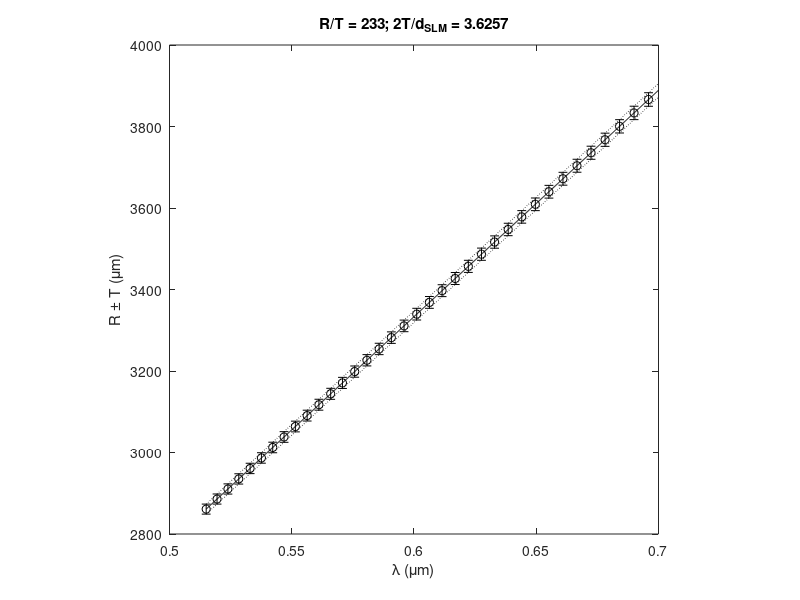

Recreate this plot in MATLAB. (Note: this script raises an error after producing the figure.)
clear all
% close all

xaxistype = 0; %0 = lambda; 1 = freq

%% Parameters of NOPA at Imperial College
% lambda = linspace(1250,1350,1000)*1e-6; %[mm] wavelength)
% d_DG = 27e-3; %[mm] period of grating
% f1 = 75; %[mm] lens focal length
% w0 = 5; %[mm] beam waist

%% Parameters of Yb at INESC MN
%option1
lambda = linspace(1026,1034,100)*1e-6; %[mm] wavelength)
d_DG = 9e-3; %[mm] period of grating
f1 = 35; %[mm] lens focal length
w0 = 10; %[mm] beam waist

%% Parameters of Yb at INESC MN
%option2
lambda = linspace(1026,1034,100)*1e-6; %[mm] wavelength)
d_DG = 12e-3; %[mm] period of grating
f1 = 35; %[mm] lens focal length
w0 = 10; %[mm] beam waist


%% Parameters of POLIMI
%option1
lambda = linspace(515,700,1000)*1e-6; %[mm] wavelength) %550, 780
d_DG = 27e-3; %[mm] period of grating
f1 = 150; %[mm] lens focal length 
w0 = 2; %[mm] beam waist


%% Calculation

T_PVB = lambda*f1/(pi*w0); %thickness of perfect vortex beam (beam waist)
R_PVB = f1*lambda/d_DG; %radius of perfect vortex beam

switch xaxistype
    case 1 %freq
        xvec = 3e8./(lambda*1e-3)*1e-12;
    case 0 %lambda
        xvec = lambda*1e3;
end

figure
hold on
plot(xvec, R_PVB*1e3 + T_PVB*1e3,':k')
plot(xvec, R_PVB*1e3,'-k')
plot(xvec, R_PVB*1e3 - T_PVB*1e3,':k')
switch xaxistype
    case 1
        xlabel('f (THz)')
    case 0
        xlabel('\lambda (\mum)')
end
ylabel('R \pm T (\mum)')
axis square
box on
title(['R/T = ',num2str(round(mean(R_PVB./T_PVB))), '; 2T/d_{SLM} = ', num2str(2*mean(T_PVB)/8e-3)])


%Loop to find all wavelengths that are spatially separated as different PVBs

i = 1;
ind_lambdasep = i;
while i < length(lambda)
    [temp, ind] = min(abs(R_PVB(i)+T_PVB(i) - (R_PVB-T_PVB)));
    i = ind;
    if ind < length(lambda)
        ind_lambdasep = [ind_lambdasep, ind];
    end
end

lambda_sep = lambda(ind_lambdasep);
R_PVB_sep = R_PVB(ind_lambdasep);
T_PVB_sep = T_PVB(ind_lambdasep);

switch xaxistype
    case 1 %freq
        xvec2 = 3e8./(lambda_sep*1e-3)*1e-12;
    case 0 %lambda
        xvec2 = lambda_sep*1e3;
end

hold on
errorbar(xvec2, R_PVB_sep*1e3, T_PVB_sep*1e3,'ok','MarkerFaceColor','k')
switch xaxistype
    case 1
        xlabel('f (THz)')
    case 0
        xlabel('\lambda (\mum)')
end
ylabel('R \pm T (\mum)')
axis square
box on
title(['R/T = ',num2str(round(mean(R_PVB./T_PVB))), '; 2T/d_{SLM} = ', num2str(2*mean(T_PVB)/8e-3)])
set(gcf,'Position',[881.5714  612.4286  415.4286  344.0000])


%% Compute relation between grating period and focal legth at a given wavelength and diameter

% lambda1 = 620*1e-6; %[mm] reference wavelength
% f1 = 100; %[mm] reference lens focal length
% d_DG1 = 30e-3; %[mm] reference period of grating
% D1 = 2*f1*tan(asin(lambda1/d_DG1)); %[mm] reference diameter
% 
% d_DGlist = linspace(10,200,1000)*1e-3; %[mm] period of grating
% flist = D1/2./(tan(asin(lambda1./d_DGlist)));
% 
% figure
% plot(flist,d_DGlist*1e3)
% xlabel('Focal length (mm)')
% ylabel('Grating period (\mum)')
% axis square
